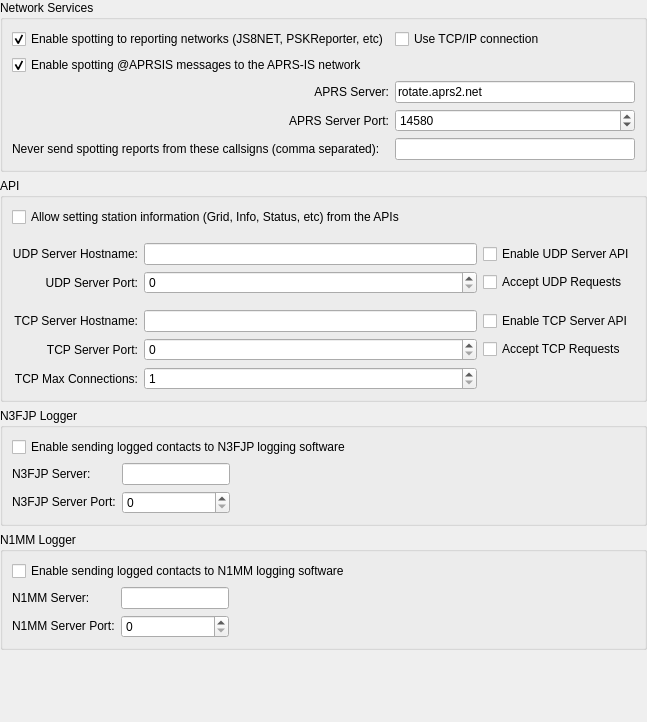
         <widget class="QWidget" name="scrollAreaWidgetContents_6">
          <property name="geometry">
           <rect>
            <x>0</x>
            <y>0</y>
            <width>647</width>
            <height>722</height>
           </rect>
          </property>
          <layout class="QVBoxLayout" name="verticalLayout_30">
           <property name="leftMargin">
            <number>0</number>
           </property>
           <property name="topMargin">
            <number>0</number>
           </property>
           <property name="rightMargin">
            <number>0</number>
           </property>
           <property name="bottomMargin">
            <number>0</number>
           </property>
           <item>
            <widget class="QGroupBox" name="network_group_box">
             <property name="title">
              <string>Network Services</string>
             </property>
             <layout class="QGridLayout" name="gridLayout_9">
              <item row="2" column="0">
               <widget class="QLabel" name="udp_server_label_2">
                <property name="text">
                 <string>APRS Server:</string>
                </property>
                <property name="alignment">
                 <set>Qt::AlignmentFlag::AlignRight|Qt::AlignmentFlag::AlignTrailing|Qt::AlignmentFlag::AlignVCenter</set>
                </property>
                <property name="buddy">
                 <cstring>udp_server_line_edit</cstring>
                </property>
               </widget>
              </item>
              <item row="3" column="0">
               <widget class="QLabel" name="label_18">
                <property name="text">
                 <string>APRS Server Port:</string>
                </property>
                <property name="alignment">
                 <set>Qt::AlignmentFlag::AlignRight|Qt::AlignmentFlag::AlignTrailing|Qt::AlignmentFlag::AlignVCenter</set>
                </property>
                <property name="buddy">
                 <cstring>udp_server_port_spin_box</cstring>
                </property>
               </widget>
              </item>
              <item row="4" column="1" colspan="2">
               <widget class="QLineEdit" name="spot_blacklist_line_edit"/>
              </item>
              <item row="2" column="1" colspan="2">
               <widget class="QLineEdit" name="aprs_server_line_edit">
                <property name="sizePolicy">
                 <sizepolicy hsizetype="Preferred" vsizetype="Fixed">
                  <horstretch>0</horstretch>
                  <verstretch>0</verstretch>
                 </sizepolicy>
                </property>
                <property name="toolTip">
                 <string>&lt;html&gt;&lt;head/&gt;&lt;body&gt;&lt;p&gt;Optional hostname of APRS server to send spots to.&lt;/p&gt;&lt;p&gt;Formats:&lt;/p&gt;&lt;ul style=&quot;margin-top: 0px; margin-bottom: 0px; margin-left: 0px; margin-right: 0px; -qt-list-indent: 1;&quot;&gt;&lt;li style=&quot; margin-top:12px; margin-bottom:0px; margin-left:0px; margin-right:0px; -qt-block-indent:0; text-indent:0px;&quot;&gt;hostname&lt;/li&gt;&lt;li style=&quot; margin-top:0px; margin-bottom:0px; margin-left:0px; margin-right:0px; -qt-block-indent:0; text-indent:0px;&quot;&gt;IPv4 address&lt;/li&gt;&lt;li style=&quot; margin-top:0px; margin-bottom:0px; margin-left:0px; margin-right:0px; -qt-block-indent:0; text-indent:0px;&quot;&gt;IPv6 address&lt;/li&gt;&lt;li style=&quot; margin-top:0px; margin-bottom:0px; margin-left:0px; margin-right:0px; -qt-block-indent:0; text-indent:0px;&quot;&gt;IPv4 multicast group address&lt;/li&gt;&lt;li style=&quot; margin-top:0px; margin-bottom:0px; margin-left:0px; margin-right:0px; -qt-block-indent:0; text-indent:0px;&quot;&gt;IPv6 multicast group address&lt;/li&gt;&lt;/ul&gt;&lt;p&gt;Clearing this field will disable the spotting to APRS.&lt;/p&gt;&lt;/body&gt;&lt;/html&gt;</string>
                </property>
                <property name="inputMethodHints">
                 <set>Qt::InputMethodHint::ImhDigitsOnly</set>
                </property>
                <property name="text">
                 <string>rotate.aprs2.net</string>
                </property>
               </widget>
              </item>
              <item row="0" column="1" colspan="2">
               <widget class="QCheckBox" name="psk_reporter_tcpip_check_box">
                <property name="toolTip">
                 <string>&lt;html&gt;&lt;head/&gt;&lt;body&gt;&lt;p&gt;Check this option if a reliable connection is needed&lt;/p&gt;&lt;p&gt;Most users do not need this, the default uses UDP which is more efficient. Only check this if you have evidence that UDP traffic from you to PSK Reporter is being lost.&lt;/p&gt;&lt;/body&gt;&lt;/html&gt;</string>
                </property>
                <property name="text">
                 <string>Use TCP/IP connection</string>
                </property>
               </widget>
              </item>
              <item row="1" column="0" colspan="2">
               <widget class="QCheckBox" name="enable_aprs_spotting_check_box">
                <property name="text">
                 <string>Enable spotting @APRSIS messages to the APRS-IS network</string>
                </property>
                <property name="checked">
                 <bool>true</bool>
                </property>
               </widget>
              </item>
              <item row="4" column="0">
               <widget class="QLabel" name="label_31">
                <property name="text">
                 <string>Never send spotting reports from these callsigns (comma separated):</string>
                </property>
               </widget>
              </item>
              <item row="3" column="1" colspan="2">
               <widget class="QSpinBox" name="aprs_server_port_spin_box">
                <property name="toolTip">
                 <string>&lt;html&gt;&lt;head/&gt;&lt;body&gt;&lt;p&gt;Enter the service port number of the APRS server that should receive updates. If this is zero no updates will be broadcast.&lt;/p&gt;&lt;/body&gt;&lt;/html&gt;</string>
                </property>
                <property name="minimum">
                 <number>0</number>
                </property>
                <property name="maximum">
                 <number>65534</number>
                </property>
                <property name="value">
                 <number>14580</number>
                </property>
               </widget>
              </item>
              <item row="0" column="0">
               <widget class="QCheckBox" name="psk_reporter_check_box">
                <property name="toolTip">
                 <string>&lt;html&gt;&lt;head/&gt;&lt;body&gt;&lt;p&gt;The program can send your station details and all decoded signals with grid squares as spots to the http://pskreporter.info web site.&lt;/p&gt;&lt;p&gt;This is used for reverse beacon analysis which is very useful for assessing propagation and system performance.&lt;/p&gt;&lt;/body&gt;&lt;/html&gt;</string>
                </property>
                <property name="text">
                 <string>Enable spotting to reporting networks (JS8NET, PSKReporter, etc)</string>
                </property>
                <property name="checked">
                 <bool>true</bool>
                </property>
               </widget>
              </item>
             </layout>
            </widget>
           </item>
           <item>
            <widget class="QGroupBox" name="groupBox_4">
             <property name="title">
              <string>API</string>
             </property>
             <layout class="QGridLayout" name="gridLayout_16">
              <item row="6" column="1">
               <widget class="QLineEdit" name="tcp_server_line_edit"/>
              </item>
              <item row="3" column="1">
               <widget class="QLineEdit" name="udp_server_line_edit">
                <property name="sizePolicy">
                 <sizepolicy hsizetype="Preferred" vsizetype="Fixed">
                  <horstretch>0</horstretch>
                  <verstretch>0</verstretch>
                 </sizepolicy>
                </property>
                <property name="toolTip">
                 <string>&lt;html&gt;&lt;head/&gt;&lt;body&gt;&lt;p&gt;Optional hostname of network service to receive decodes.&lt;/p&gt;&lt;p&gt;Formats:&lt;/p&gt;&lt;ul style=&quot;margin-top: 0px; margin-bottom: 0px; margin-left: 0px; margin-right: 0px; -qt-list-indent: 1;&quot;&gt;&lt;li style=&quot; margin-top:12px; margin-bottom:0px; margin-left:0px; margin-right:0px; -qt-block-indent:0; text-indent:0px;&quot;&gt;hostname&lt;/li&gt;&lt;li style=&quot; margin-top:0px; margin-bottom:0px; margin-left:0px; margin-right:0px; -qt-block-indent:0; text-indent:0px;&quot;&gt;IPv4 address&lt;/li&gt;&lt;li style=&quot; margin-top:0px; margin-bottom:0px; margin-left:0px; margin-right:0px; -qt-block-indent:0; text-indent:0px;&quot;&gt;IPv6 address&lt;/li&gt;&lt;li style=&quot; margin-top:0px; margin-bottom:0px; margin-left:0px; margin-right:0px; -qt-block-indent:0; text-indent:0px;&quot;&gt;IPv4 multicast group address&lt;/li&gt;&lt;li style=&quot; margin-top:0px; margin-bottom:0px; margin-left:0px; margin-right:0px; -qt-block-indent:0; text-indent:0px;&quot;&gt;IPv6 multicast group address&lt;/li&gt;&lt;/ul&gt;&lt;p&gt;Clearing this field will disable the broadcasting of UDP status updates.&lt;/p&gt;&lt;/body&gt;&lt;/html&gt;</string>
                </property>
                <property name="inputMethodHints">
                 <set>Qt::InputMethodHint::ImhDigitsOnly</set>
                </property>
               </widget>
              </item>
              <item row="6" column="2">
               <widget class="QCheckBox" name="tcpEnable">
                <property name="toolTip">
                 <string>&lt;html&gt;&lt;head/&gt;&lt;body&gt;&lt;p&gt;Enable the application to send API information over a TCP Server&lt;/p&gt;&lt;/body&gt;&lt;/html&gt;</string>
                </property>
                <property name="text">
                 <string>Enable TCP Server API</string>
                </property>
               </widget>
              </item>
              <item row="6" column="0">
               <widget class="QLabel" name="label_16">
                <property name="text">
                 <string>TCP Server Hostname:</string>
                </property>
                <property name="alignment">
                 <set>Qt::AlignmentFlag::AlignRight|Qt::AlignmentFlag::AlignTrailing|Qt::AlignmentFlag::AlignVCenter</set>
                </property>
               </widget>
              </item>
              <item row="4" column="1">
               <widget class="QSpinBox" name="udp_server_port_spin_box">
                <property name="toolTip">
                 <string>&lt;html&gt;&lt;head/&gt;&lt;body&gt;&lt;p&gt;Enter the service port number of the UDP server that should receive updates. If this is zero no updates will be broadcast.&lt;/p&gt;&lt;/body&gt;&lt;/html&gt;</string>
                </property>
                <property name="minimum">
                 <number>0</number>
                </property>
                <property name="maximum">
                 <number>65534</number>
                </property>
               </widget>
              </item>
              <item row="7" column="2">
               <widget class="QCheckBox" name="accept_tcp_requests_check_box">
                <property name="toolTip">
                 <string>&lt;html&gt;&lt;head/&gt;&lt;body&gt;&lt;p&gt;With this enabled the app will accept certain requests back from a TCP client that receives decode messages.&lt;/p&gt;&lt;/body&gt;&lt;/html&gt;</string>
                </property>
                <property name="text">
                 <string>Accept TCP Requests</string>
                </property>
               </widget>
              </item>
              <item row="3" column="0">
               <widget class="QLabel" name="udp_server_label">
                <property name="text">
                 <string>UDP Server Hostname:</string>
                </property>
                <property name="alignment">
                 <set>Qt::AlignmentFlag::AlignRight|Qt::AlignmentFlag::AlignTrailing|Qt::AlignmentFlag::AlignVCenter</set>
                </property>
                <property name="buddy">
                 <cstring>udp_server_line_edit</cstring>
                </property>
               </widget>
              </item>
              <item row="7" column="1">
               <widget class="QSpinBox" name="tcp_server_port_spin_box">
                <property name="toolTip">
                 <string>&lt;html&gt;&lt;head/&gt;&lt;body&gt;&lt;p&gt;Enter the service port number of the TCP server. If this is zero then TCP server will not be started.&lt;/p&gt;&lt;/body&gt;&lt;/html&gt;</string>
                </property>
                <property name="maximum">
                 <number>65534</number>
                </property>
               </widget>
              </item>
              <item row="7" column="0">
               <widget class="QLabel" name="label_29">
                <property name="text">
                 <string>TCP Server Port:</string>
                </property>
                <property name="alignment">
                 <set>Qt::AlignmentFlag::AlignRight|Qt::AlignmentFlag::AlignTrailing|Qt::AlignmentFlag::AlignVCenter</set>
                </property>
               </widget>
              </item>
              <item row="8" column="1">
               <widget class="QSpinBox" name="tcp_max_connections_spin_box">
                <property name="toolTip">
                 <string>&lt;html&gt;&lt;head/&gt;&lt;body&gt;&lt;p&gt;Enter the maximum number of API connections allowed to the TCP server&lt;/p&gt;&lt;/body&gt;&lt;/html&gt;</string>
                </property>
                <property name="minimum">
                 <number>1</number>
                </property>
                <property name="maximum">
                 <number>100</number>
                </property>
               </widget>
              </item>
              <item row="4" column="0">
               <widget class="QLabel" name="label_6">
                <property name="text">
                 <string>UDP Server Port:</string>
                </property>
                <property name="alignment">
                 <set>Qt::AlignmentFlag::AlignRight|Qt::AlignmentFlag::AlignTrailing|Qt::AlignmentFlag::AlignVCenter</set>
                </property>
                <property name="buddy">
                 <cstring>udp_server_port_spin_box</cstring>
                </property>
               </widget>
              </item>
              <item row="0" column="0" colspan="2">
               <widget class="QCheckBox" name="use_dynamic_grid">
                <property name="toolTip">
                 <string>&lt;html&gt;&lt;head/&gt;&lt;body&gt;&lt;p&gt;Check to allow changes to grid, qtc, etc from external programs&lt;/p&gt;&lt;/body&gt;&lt;/html&gt;</string>
                </property>
                <property name="text">
                 <string>Allow setting station information (Grid, Info, Status, etc) from the APIs</string>
                </property>
               </widget>
              </item>
              <item row="8" column="0">
               <widget class="QLabel" name="label_30">
                <property name="text">
                 <string>TCP Max Connections:</string>
                </property>
                <property name="alignment">
                 <set>Qt::AlignmentFlag::AlignRight|Qt::AlignmentFlag::AlignTrailing|Qt::AlignmentFlag::AlignVCenter</set>
                </property>
               </widget>
              </item>
              <item row="1" column="0" colspan="3">
               <spacer name="verticalSpacer_8">
                <property name="orientation">
                 <enum>Qt::Orientation::Vertical</enum>
                </property>
                <property name="sizeType">
                 <enum>QSizePolicy::Policy::Fixed</enum>
                </property>
                <property name="sizeHint" stdset="0">
                 <size>
                  <width>20</width>
                  <height>10</height>
                 </size>
                </property>
               </spacer>
              </item>
              <item row="5" column="0" colspan="3">
               <spacer name="verticalSpacer_20">
                <property name="orientation">
                 <enum>Qt::Orientation::Vertical</enum>
                </property>
                <property name="sizeType">
                 <enum>QSizePolicy::Policy::Fixed</enum>
                </property>
                <property name="sizeHint" stdset="0">
                 <size>
                  <width>20</width>
                  <height>10</height>
                 </size>
                </property>
               </spacer>
              </item>
              <item row="4" column="2">
               <widget class="QCheckBox" name="accept_udp_requests_check_box">
                <property name="toolTip">
                 <string>&lt;html&gt;&lt;head/&gt;&lt;body&gt;&lt;p&gt;With this enabled the app will accept certain requests back from a UDP server that receives decode messages.&lt;/p&gt;&lt;/body&gt;&lt;/html&gt;</string>
                </property>
                <property name="text">
                 <string>Accept UDP Requests</string>
                </property>
               </widget>
              </item>
              <item row="3" column="2">
               <widget class="QCheckBox" name="udpEnable">
                <property name="toolTip">
                 <string>&lt;html&gt;&lt;head/&gt;&lt;body&gt;&lt;p&gt;Enable the application to send API information to UDP Servers&lt;/p&gt;&lt;/body&gt;&lt;/html&gt;</string>
                </property>
                <property name="text">
                 <string>Enable UDP Server API</string>
                </property>
               </widget>
              </item>
             </layout>
            </widget>
           </item>
           <item>
            <widget class="QGroupBox" name="groupBox_11">
             <property name="title">
              <string>N3FJP Logger</string>
             </property>
             <layout class="QFormLayout" name="formLayout_12">
              <item row="0" column="0">
               <widget class="QCheckBox" name="enable_n3fjp_broadcast_check_box">
                <property name="text">
                 <string>Enable sending logged contacts to N3FJP logging software</string>
                </property>
               </widget>
              </item>
              <item row="1" column="0">
               <layout class="QFormLayout" name="formLayout_20">
                <item row="0" column="0">
                 <widget class="QLabel" name="n3fjp_server_name_label">
                  <property name="text">
                   <string>&lt;html&gt;&lt;head/&gt;&lt;body&gt;&lt;p&gt;N3FJP Server:&lt;/p&gt;&lt;/body&gt;&lt;/html&gt;</string>
                  </property>
                 </widget>
                </item>
                <item row="0" column="1">
                 <widget class="QLineEdit" name="n3fjp_server_name_line_edit">
                  <property name="toolTip">
                   <string>&lt;html&gt;&lt;head/&gt;&lt;body&gt;&lt;p&gt;Optional host name of N3FJP software to receive logged contacts. This is usually 'localhost' or ip address 127.0.0.1&lt;/p&gt;&lt;p&gt;Formats:&lt;/p&gt;&lt;ul style=&quot;margin-top: 0px; margin-bottom: 0px; margin-left: 0px; margin-right: 0px; -qt-list-indent: 1;&quot;&gt;&lt;li style=&quot; margin-top:12px; margin-bottom:0px; margin-left:0px; margin-right:0px; -qt-block-indent:0; text-indent:0px;&quot;&gt;hostname&lt;/li&gt;&lt;li style=&quot; margin-top:0px; margin-bottom:0px; margin-left:0px; margin-right:0px; -qt-block-indent:0; text-indent:0px;&quot;&gt;IPv4 address&lt;/li&gt;&lt;li style=&quot; margin-top:0px; margin-bottom:0px; margin-left:0px; margin-right:0px; -qt-block-indent:0; text-indent:0px;&quot;&gt;IPv6 address&lt;/li&gt;&lt;li style=&quot; margin-top:0px; margin-bottom:0px; margin-left:0px; margin-right:0px; -qt-block-indent:0; text-indent:0px;&quot;&gt;IPv4 multicast group address&lt;/li&gt;&lt;li style=&quot; margin-top:0px; margin-bottom:0px; margin-left:0px; margin-right:0px; -qt-block-indent:0; text-indent:0px;&quot;&gt;IPv6 multicast group address&lt;/li&gt;&lt;/ul&gt;&lt;p&gt;Clearing this field will disable broadcasting of ADIF information via UDP.&lt;/p&gt;&lt;/body&gt;&lt;/html&gt;</string>
                  </property>
                 </widget>
                </item>
                <item row="1" column="0">
                 <widget class="QLabel" name="n3fjp_server_port_label">
                  <property name="text">
                   <string>&lt;html&gt;&lt;head/&gt;&lt;body&gt;&lt;p&gt;N3FJP Server Port:&lt;/p&gt;&lt;/body&gt;&lt;/html&gt;</string>
                  </property>
                 </widget>
                </item>
                <item row="1" column="1">
                 <widget class="QSpinBox" name="n3fjp_server_port_spin_box">
                  <property name="toolTip">
                   <string>&lt;html&gt;&lt;head/&gt;&lt;body&gt;&lt;p&gt;Enter the port number that should be used for N3FJP log information. For N3FJP, this value should be 1100. If this is zero, no contacts will be sent.&lt;/p&gt;&lt;/body&gt;&lt;/html&gt;</string>
                  </property>
                 </widget>
                </item>
               </layout>
              </item>
             </layout>
            </widget>
           </item>
           <item>
            <widget class="QGroupBox" name="n1mm_group_box">
             <property name="title">
              <string>N1MM Logger</string>
             </property>
             <layout class="QFormLayout" name="formLayout_15">
              <property name="fieldGrowthPolicy">
               <enum>QFormLayout::FieldGrowthPolicy::AllNonFixedFieldsGrow</enum>
              </property>
              <item row="0" column="0">
               <widget class="QCheckBox" name="enable_n1mm_broadcast_check_box">
                <property name="toolTip">
                 <string>&lt;html&gt;&lt;head/&gt;&lt;body&gt;&lt;p&gt;When checked, the app will broadcast a logged contact in ADIF format to the configured hostname and port. &lt;/p&gt;&lt;/body&gt;&lt;/html&gt;</string>
                </property>
                <property name="text">
                 <string>Enable sending logged contacts to N1MM logging software</string>
                </property>
               </widget>
              </item>
              <item row="1" column="0">
               <layout class="QFormLayout" name="formLayout_22">
                <item row="0" column="0">
                 <widget class="QLabel" name="n1mm_server_name_label">
                  <property name="text">
                   <string>&lt;html&gt;&lt;head/&gt;&lt;body&gt;&lt;p&gt;N1MM Server:&lt;/p&gt;&lt;/body&gt;&lt;/html&gt;</string>
                  </property>
                 </widget>
                </item>
                <item row="0" column="1">
                 <widget class="QLineEdit" name="n1mm_server_name_line_edit">
                  <property name="toolTip">
                   <string>&lt;html&gt;&lt;head/&gt;&lt;body&gt;&lt;p&gt;Optional host name of N1MM Logger+ program to receive ADIF UDP broadcasts. This is usually 'localhost' or ip address 127.0.0.1&lt;/p&gt;&lt;p&gt;Formats:&lt;/p&gt;&lt;ul style=&quot;margin-top: 0px; margin-bottom: 0px; margin-left: 0px; margin-right: 0px; -qt-list-indent: 1;&quot;&gt;&lt;li style=&quot; margin-top:12px; margin-bottom:0px; margin-left:0px; margin-right:0px; -qt-block-indent:0; text-indent:0px;&quot;&gt;hostname&lt;/li&gt;&lt;li style=&quot; margin-top:0px; margin-bottom:0px; margin-left:0px; margin-right:0px; -qt-block-indent:0; text-indent:0px;&quot;&gt;IPv4 address&lt;/li&gt;&lt;li style=&quot; margin-top:0px; margin-bottom:0px; margin-left:0px; margin-right:0px; -qt-block-indent:0; text-indent:0px;&quot;&gt;IPv6 address&lt;/li&gt;&lt;li style=&quot; margin-top:0px; margin-bottom:0px; margin-left:0px; margin-right:0px; -qt-block-indent:0; text-indent:0px;&quot;&gt;IPv4 multicast group address&lt;/li&gt;&lt;li style=&quot; margin-top:0px; margin-bottom:0px; margin-left:0px; margin-right:0px; -qt-block-indent:0; text-indent:0px;&quot;&gt;IPv6 multicast group address&lt;/li&gt;&lt;/ul&gt;&lt;p&gt;Clearing this field will disable broadcasting of ADIF information via UDP.&lt;/p&gt;&lt;/body&gt;&lt;/html&gt;</string>
                  </property>
                 </widget>
                </item>
                <item row="1" column="0">
                 <widget class="QLabel" name="n1mm_server_port_label">
                  <property name="text">
                   <string>&lt;html&gt;&lt;head/&gt;&lt;body&gt;&lt;p&gt;N1MM Server Port:&lt;/p&gt;&lt;/body&gt;&lt;/html&gt;</string>
                  </property>
                 </widget>
                </item>
                <item row="1" column="1">
                 <widget class="QSpinBox" name="n1mm_server_port_spin_box">
                  <property name="toolTip">
                   <string>&lt;html&gt;&lt;head/&gt;&lt;body&gt;&lt;p&gt;Enter the port number that should be used for UDP broadcasts of ADIF log information. For N1MM Logger+, this value should be 2333. If this is zero, no updates will be broadcast.&lt;/p&gt;&lt;/body&gt;&lt;/html&gt;</string>
                  </property>
                 </widget>
                </item>
               </layout>
              </item>
             </layout>
            </widget>
           </item>
           <item>
            <widget class="QWidget" name="aprsForm" native="true">
             <property name="minimumSize">
              <size>
               <width>0</width>
               <height>0</height>
              </size>
             </property>
             <layout class="QVBoxLayout" name="verticalLayout_36">
              <property name="spacing">
               <number>0</number>
              </property>
              <property name="leftMargin">
               <number>0</number>
              </property>
              <property name="topMargin">
               <number>0</number>
              </property>
              <property name="rightMargin">
               <number>0</number>
              </property>
              <property name="bottomMargin">
               <number>0</number>
              </property>
             </layout>
            </widget>
           </item>
           <item>
            <spacer name="verticalSpacer_7">
             <property name="orientation">
              <enum>Qt::Orientation::Vertical</enum>
             </property>
             <property name="sizeHint" stdset="0">
              <size>
               <width>20</width>
               <height>40</height>
              </size>
             </property>
            </spacer>
           </item>
           <item>
            <spacer name="verticalSpacer_4">
             <property name="orientation">
              <enum>Qt::Orientation::Vertical</enum>
             </property>
             <property name="sizeHint" stdset="0">
              <size>
               <width>0</width>
               <height>0</height>
              </size>
             </property>
            </spacer>
           </item>
          </layout>
         </widget>
